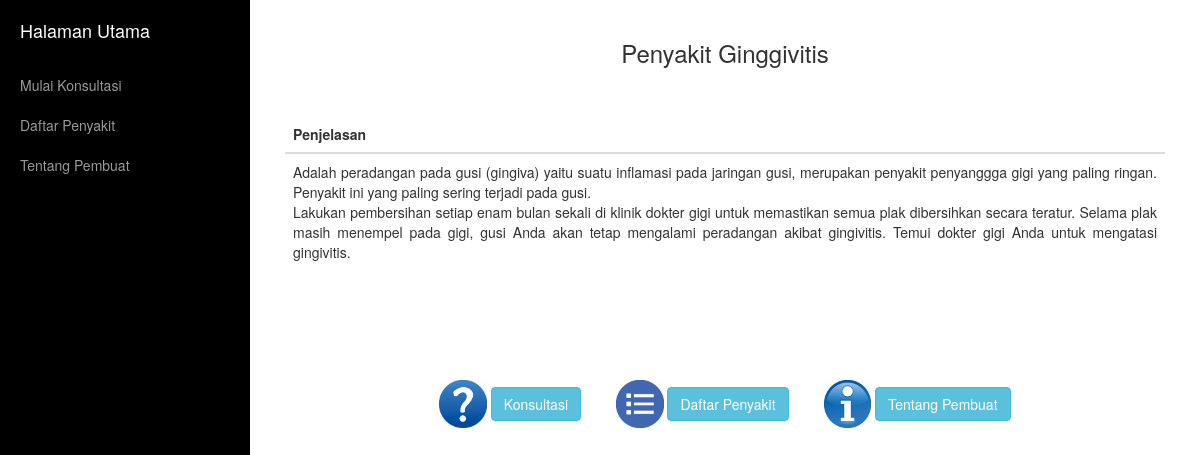
The app's page /p2.php with its own data.
### tables this page shows
CREATE TABLE `penyakit` (
  `id_penyakit` varchar(3) NOT NULL,
  `nama` varchar(50) NOT NULL,
  `solusi` text NOT NULL
);

### p2.php (the view, shortened to what this page needs)
<!DOCTYPE html>
<html lang="en">
<head>
<?php
$query=mysql_query("select * from penyakit where id_penyakit='p2'");
?>
    <link href="css/bootstrap.min.css" rel="stylesheet">
    <link href="css/simple-sidebar.css" rel="stylesheet">
</head>
<body>
    <div id="wrapper">
        <div id="sidebar-wrapper">
            <ul class="sidebar-nav">
                <li class="sidebar-brand">
                    <a href="index.html">
                       Halaman Utama
                    </a>
                </li>
                <li>
                    <a href="konsultasi.php">Mulai Konsultasi</a>
                </li>
                <li>
                    <a href="daftar_penyakit.php">Daftar Penyakit</a>
                </li>
                <li>
                    <a href="tentang.php">Tentang Pembuat</a>
                </li>
            </ul>
        </div>
        <div id="page-content-wrapper">
            <div class="container-fluid">
                <div class="row">
                    <div class="col-lg-12">
                        <div class = "table-responsive">
                           <table class = "table">
                            <?php
                              while($row=mysql_fetch_array($query)){
                              ?>
                              <h3 align="center">Penyakit <?php echo $row['nama'];?></h3><br>
                              <thead>
                                 <tr>
                                 <br>
                                    <th width="65%">Penjelasan</th>
                                 </tr>
                              </thead>
                              <tbody>
                                <tr>
                                    <td><?php echo $row['solusi'];?></td>
                                </tr>
                              </tbody>
                           </table>
                        </div>
                    </div>
                </div>
            </div>
        </div>
<br><br><br><p align="center"><img height='5%' width='5%'src='konsult.jpg'> <a href="konsultasi.php" class="btn btn-info">Konsultasi</a>
                        &nbsp&nbsp&nbsp&nbsp&nbsp&nbsp&nbsp&nbsp<img height='5%' width='5%' src='list.jpg'> <a href="daftar_penyakit.php" class="btn btn-info">Daftar Penyakit</a>
                        &nbsp&nbsp&nbsp&nbsp&nbsp&nbsp&nbsp&nbsp<img height='5%' width='5%' src='about.jpg'> <a href="tentang.php" class="btn btn-info">Tentang Pembuat</a></p>
    </div>
</body>
</html>
<?php
}
?>

### css/simple-sidebar.css (style rules this page uses)
body { overflow-x: hidden; }
#wrapper { padding-left: 0; -webkit-transition: all 0.5s ease; -moz-transition: all 0.5s ease; -o-transition: all 0.5s ease; transition: all 0.5s ease; }
#sidebar-wrapper { z-index: 1000; position: fixed; left: 250px; width: 0; height: 100%; margin-left: -250px; overflow-y: auto; background: #000; -webkit-transition: all 0.5s ease; -moz-transition: all 0.5s ease; -o-transition: all 0.5s ease; transition: all 0.5s ease; }
#page-content-wrapper { width: 100%; position: absolute; padding: 15px; }
.sidebar-nav { position: absolute; top: 0; width: 250px; margin: 0; padding: 0; list-style: none; }
.sidebar-nav li { text-indent: 20px; line-height: 40px; }
.sidebar-nav li a { display: block; text-decoration: none; color: #999999; }
.sidebar-nav > .sidebar-brand { height: 65px; font-size: 18px; line-height: 60px; }
.sidebar-nav > .sidebar-brand a { color: #999999; }
@media (min-width:768px) { #wrapper { padding-left: 250px; } }
@media (min-width:768px) { #sidebar-wrapper { width: 250px; } }
@media (min-width:768px) { #page-content-wrapper { padding: 20px; position: relative; } }

### records on screen
penyakit: nama "Ginggivitis", solusi "Adalah peradangan pada gusi (gingiva) yaitu suatu inflamasi pada jaringan gusi, merupakan penyakit penyanggga gigi yang paling ringan. Penyakit ini yang paling sering terjadi pada gusi. Lakukan pembersihan setiap enam bulan sekali di klinik dokter gigi untuk memastikan semua plak dibersihkan secara teratur. Selama plak masih menempel pada gigi, gusi Anda akan tetap mengalami peradangan akibat gingivitis. Temui dokter gigi Anda untuk mengatasi gingivitis."
